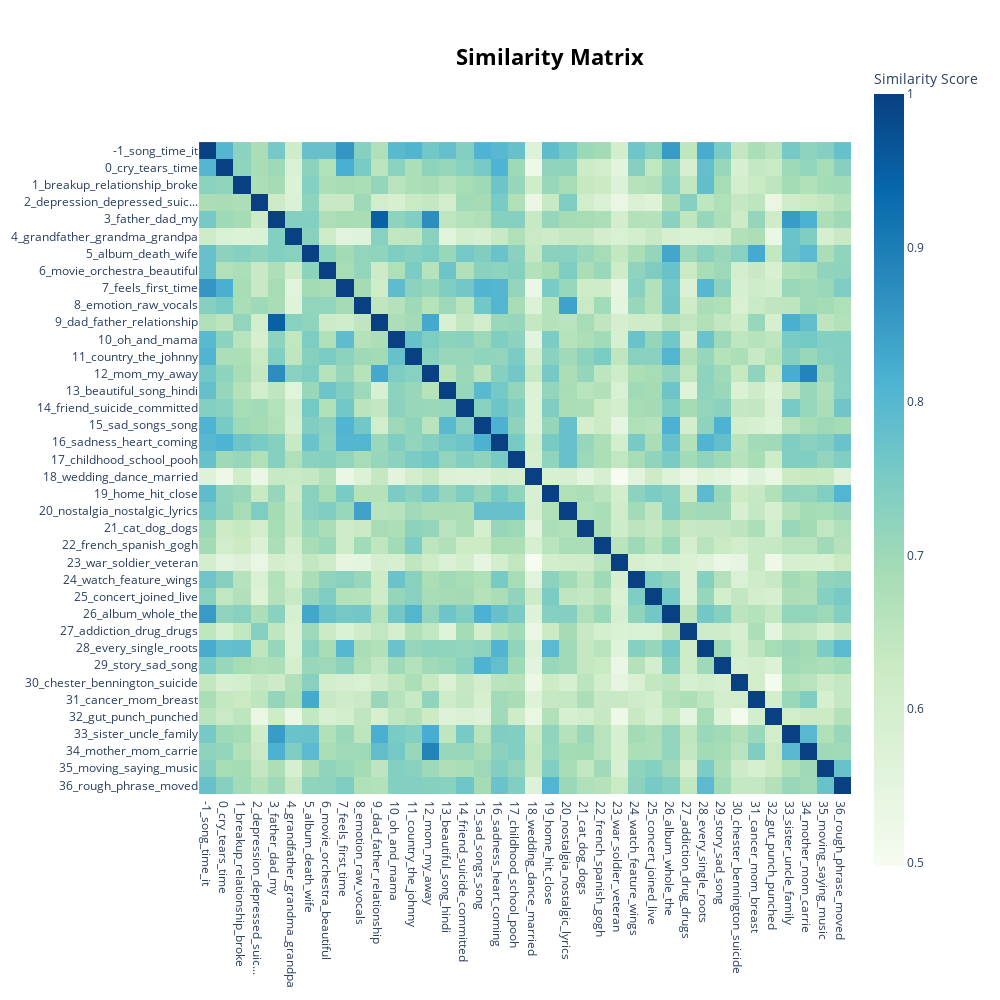

Notebook code cell kept with this figure:
### Code cell
topic_model.visualize_heatmap(n_clusters=1, width=1000, height=1000)

### Figure 1 — Plotly figure (JSON) as saved in the notebook; plotly's stock layout.template omitted (floating-point values rounded to 4 significant figures; data arrays with more than 128 entries replaced by an {"elided": "..."} marker saying what was removed)
{"data": [{"coloraxis": "coloraxis", "hovertemplate": "x: %{x}<br>y: %{y}<br>Similarity Score: %{z}<extra></extra>", "name": "0", "type": "heatmap", "x": ["-1_song_time_it", "0_cry_tears_time", "1_breakup_relationship_broke", "2_depression_depressed_suic...", "3_father_dad_my", "4_grandfather_grandma_grandpa", "5_album_death_wife", "6_movie_orchestra_beautiful", "7_feels_first_time", "8_emotion_raw_vocals", "9_dad_father_relationship", "10_oh_and_mama", "11_country_the_johnny", "12_mom_my_away", "13_beautiful_song_hindi", "14_friend_suicide_committed", "15_sad_songs_song", "16_sadness_heart_coming", "17_childhood_school_pooh", "18_wedding_dance_married", "19_home_hit_close", "20_nostalgia_nostalgic_lyrics", "21_cat_dog_dogs", "22_french_spanish_gogh", "23_war_soldier_veteran", "24_watch_feature_wings", "25_concert_joined_live", "26_album_whole_the", "27_addiction_drug_drugs", "28_every_single_roots", "29_story_sad_song", "30_chester_bennington_suicide", "31_cancer_mom_breast", "32_gut_punch_punched", "33_sister_uncle_family", "34_mother_mom_carrie", "35_moving_saying_music", "36_rough_phrase_moved"], "xaxis": "x", "y": ["-1_song_time_it", "0_cry_tears_time", "1_breakup_relationship_broke", "2_depression_depressed_suic...", "3_father_dad_my", "4_grandfather_grandma_grandpa", "5_album_death_wife", "6_movie_orchestra_beautiful", "7_feels_first_time", "8_emotion_raw_vocals", "9_dad_father_relationship", "10_oh_and_mama", "11_country_the_johnny", "12_mom_my_away", "13_beautiful_song_hindi", "14_friend_suicide_committed", "15_sad_songs_song", "16_sadness_heart_coming", "17_childhood_school_pooh", "18_wedding_dance_married", "19_home_hit_close", "20_nostalgia_nostalgic_lyrics", "21_cat_dog_dogs", "22_french_spanish_gogh", "23_war_soldier_veteran", "24_watch_feature_wings", "25_concert_joined_live", "26_album_whole_the", "27_addiction_drug_drugs", "28_every_single_roots", "29_story_sad_song", "30_chester_bennington_suicide", "31_cancer_mom_breast", "32_gut_punch_punched", "33_sister_uncle_family", "34_mother_mom_carrie", "35_moving_saying_music", "36_rough_phrase_moved"], "yaxis": "y", "z": {"elided": "38x38 float values"}}], "layout": {"coloraxis": {"colorbar": {"title": {"text": "Similarity Score"}}, "colorscale": [[0, "rgb(247,252,240)"], [0.125, "rgb(224,243,219)"], [0.25, "rgb(204,235,197)"], [0.375, "rgb(168,221,181)"], [0.5, "rgb(123,204,196)"], [0.625, "rgb(78,179,211)"], [0.75, "rgb(43,140,190)"], [0.875, "rgb(8,104,172)"], [1, "rgb(8,64,129)"]]}, "height": 1000, "hoverlabel": {"bgcolor": "white", "font": {"family": "Rockwell", "size": 16}}, "legend": {"title": {"text": "Trend"}}, "margin": {"t": 60}, "showlegend": true, "title": {"font": {"color": "Black", "size": 22}, "text": "<b>Similarity Matrix", "x": 0.55, "xanchor": "center", "y": 0.95, "yanchor": "top"}, "width": 1000, "xaxis": {"anchor": "y", "constrain": "domain", "domain": [0, 1], "scaleanchor": "y"}, "yaxis": {"anchor": "x", "autorange": "reversed", "constrain": "domain", "domain": [0, 1]}}}
